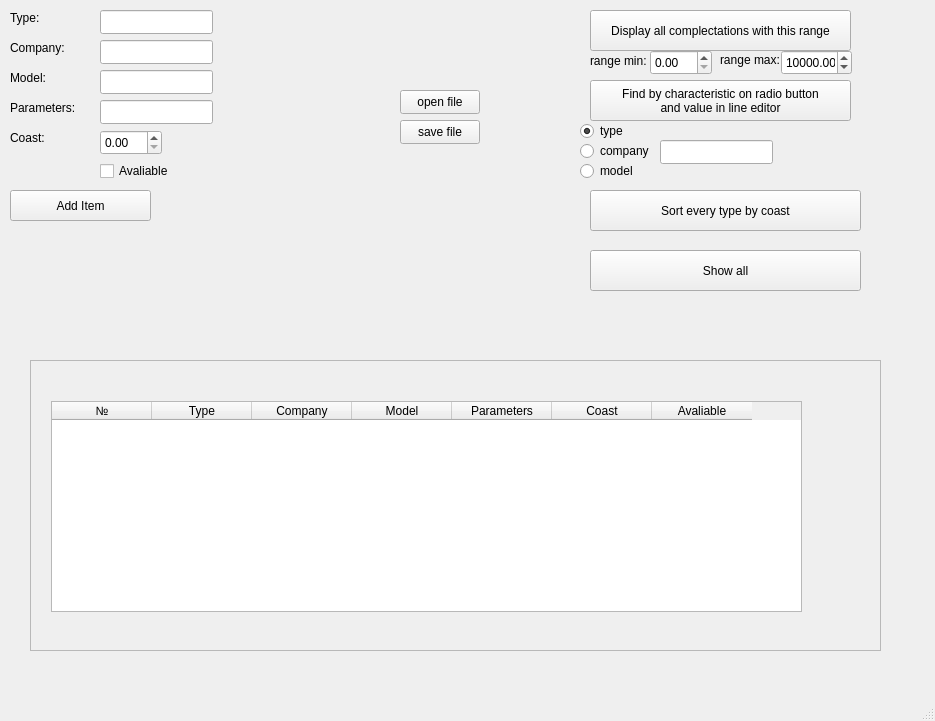
<?xml version="1.0" encoding="UTF-8"?>
<ui version="4.0">
 <class>MainWindow</class>
 <widget class="QMainWindow" name="MainWindow">
  <property name="geometry">
   <rect>
    <x>0</x>
    <y>0</y>
    <width>935</width>
    <height>721</height>
   </rect>
  </property>
  <property name="windowTitle">
   <string>MainWindow</string>
  </property>
  <widget class="QWidget" name="centralwidget">
   <widget class="QPushButton" name="pushButton_open">
    <property name="geometry">
     <rect>
      <x>400</x>
      <y>90</y>
      <width>80</width>
      <height>24</height>
     </rect>
    </property>
    <property name="text">
     <string>open file</string>
    </property>
   </widget>
   <widget class="QPushButton" name="pushButton_save">
    <property name="geometry">
     <rect>
      <x>400</x>
      <y>120</y>
      <width>80</width>
      <height>24</height>
     </rect>
    </property>
    <property name="text">
     <string>save file</string>
    </property>
   </widget>
   <widget class="QLabel" name="label_5">
    <property name="geometry">
     <rect>
      <x>10</x>
      <y>10</y>
      <width>49</width>
      <height>16</height>
     </rect>
    </property>
    <property name="text">
     <string>Type:</string>
    </property>
   </widget>
   <widget class="QLabel" name="label_6">
    <property name="geometry">
     <rect>
      <x>10</x>
      <y>40</y>
      <width>61</width>
      <height>16</height>
     </rect>
    </property>
    <property name="text">
     <string>Company:</string>
    </property>
   </widget>
   <widget class="QLabel" name="label_7">
    <property name="geometry">
     <rect>
      <x>10</x>
      <y>70</y>
      <width>49</width>
      <height>16</height>
     </rect>
    </property>
    <property name="text">
     <string>Model:</string>
    </property>
   </widget>
   <widget class="QPushButton" name="pushButton_Add">
    <property name="geometry">
     <rect>
      <x>10</x>
      <y>190</y>
      <width>141</width>
      <height>31</height>
     </rect>
    </property>
    <property name="text">
     <string>Add Item</string>
    </property>
   </widget>
   <widget class="QPushButton" name="pushButton_display">
    <property name="geometry">
     <rect>
      <x>590</x>
      <y>10</y>
      <width>261</width>
      <height>41</height>
     </rect>
    </property>
    <property name="text">
     <string>Display all complectations with this range</string>
    </property>
   </widget>
   <widget class="QDoubleSpinBox" name="doubleSpinBox_min">
    <property name="geometry">
     <rect>
      <x>650</x>
      <y>50</y>
      <width>62</width>
      <height>25</height>
     </rect>
    </property>
   </widget>
   <widget class="QDoubleSpinBox" name="doubleSpinBox_max">
    <property name="geometry">
     <rect>
      <x>781</x>
      <y>50</y>
      <width>71</width>
      <height>25</height>
     </rect>
    </property>
    <property name="maximum">
     <double>100000.000000000000000</double>
    </property>
    <property name="value">
     <double>10000.000000000000000</double>
    </property>
   </widget>
   <widget class="QLabel" name="label">
    <property name="geometry">
     <rect>
      <x>590</x>
      <y>50</y>
      <width>61</width>
      <height>21</height>
     </rect>
    </property>
    <property name="text">
     <string>range min:</string>
    </property>
   </widget>
   <widget class="QLabel" name="label_2">
    <property name="geometry">
     <rect>
      <x>720</x>
      <y>50</y>
      <width>61</width>
      <height>20</height>
     </rect>
    </property>
    <property name="text">
     <string>range max:</string>
    </property>
   </widget>
   <widget class="QPushButton" name="pushButton_search">
    <property name="geometry">
     <rect>
      <x>590</x>
      <y>80</y>
      <width>261</width>
      <height>41</height>
     </rect>
    </property>
    <property name="text">
     <string>Find by characteristic on radio button
and value in line editor</string>
    </property>
   </widget>
   <widget class="QPushButton" name="pushButton_sort">
    <property name="geometry">
     <rect>
      <x>590</x>
      <y>190</y>
      <width>271</width>
      <height>41</height>
     </rect>
    </property>
    <property name="text">
     <string>Sort every type by coast</string>
    </property>
   </widget>
   <widget class="QRadioButton" name="radioButton_type">
    <property name="geometry">
     <rect>
      <x>580</x>
      <y>120</y>
      <width>91</width>
      <height>22</height>
     </rect>
    </property>
    <property name="text">
     <string>type</string>
    </property>
    <property name="checked">
     <bool>true</bool>
    </property>
   </widget>
   <widget class="QRadioButton" name="radioButton_company">
    <property name="geometry">
     <rect>
      <x>580</x>
      <y>140</y>
      <width>91</width>
      <height>22</height>
     </rect>
    </property>
    <property name="text">
     <string>company</string>
    </property>
   </widget>
   <widget class="QRadioButton" name="radioButton_model">
    <property name="geometry">
     <rect>
      <x>580</x>
      <y>160</y>
      <width>91</width>
      <height>22</height>
     </rect>
    </property>
    <property name="text">
     <string>model</string>
    </property>
   </widget>
   <widget class="QLineEdit" name="lineEdit_search">
    <property name="geometry">
     <rect>
      <x>660</x>
      <y>140</y>
      <width>113</width>
      <height>24</height>
     </rect>
    </property>
   </widget>
   <widget class="QLabel" name="label_8">
    <property name="geometry">
     <rect>
      <x>10</x>
      <y>100</y>
      <width>71</width>
      <height>16</height>
     </rect>
    </property>
    <property name="text">
     <string>Parameters:</string>
    </property>
   </widget>
   <widget class="QLabel" name="label_9">
    <property name="geometry">
     <rect>
      <x>10</x>
      <y>130</y>
      <width>71</width>
      <height>16</height>
     </rect>
    </property>
    <property name="text">
     <string>Coast:</string>
    </property>
   </widget>
   <widget class="QLineEdit" name="lineEdit_type">
    <property name="geometry">
     <rect>
      <x>100</x>
      <y>10</y>
      <width>113</width>
      <height>24</height>
     </rect>
    </property>
   </widget>
   <widget class="QLineEdit" name="lineEdit_company">
    <property name="geometry">
     <rect>
      <x>100</x>
      <y>40</y>
      <width>113</width>
      <height>24</height>
     </rect>
    </property>
   </widget>
   <widget class="QLineEdit" name="lineEdit_model">
    <property name="geometry">
     <rect>
      <x>100</x>
      <y>70</y>
      <width>113</width>
      <height>24</height>
     </rect>
    </property>
   </widget>
   <widget class="QLineEdit" name="lineEdit_param">
    <property name="geometry">
     <rect>
      <x>100</x>
      <y>100</y>
      <width>113</width>
      <height>24</height>
     </rect>
    </property>
   </widget>
   <widget class="QCheckBox" name="checkBox_ava">
    <property name="geometry">
     <rect>
      <x>100</x>
      <y>160</y>
      <width>77</width>
      <height>22</height>
     </rect>
    </property>
    <property name="text">
     <string>Avaliable</string>
    </property>
   </widget>
   <widget class="QDoubleSpinBox" name="doubleSpinBox_coast">
    <property name="geometry">
     <rect>
      <x>100</x>
      <y>130</y>
      <width>62</width>
      <height>25</height>
     </rect>
    </property>
    <property name="maximum">
     <double>99999999.989999994635582</double>
    </property>
   </widget>
   <widget class="QPushButton" name="pushButton_showAll">
    <property name="geometry">
     <rect>
      <x>590</x>
      <y>250</y>
      <width>271</width>
      <height>41</height>
     </rect>
    </property>
    <property name="text">
     <string>Show all</string>
    </property>
   </widget>
   <widget class="QScrollArea" name="scrollArea">
    <property name="geometry">
     <rect>
      <x>30</x>
      <y>360</y>
      <width>851</width>
      <height>291</height>
     </rect>
    </property>
    <property name="verticalScrollBarPolicy">
     <enum>Qt::ScrollBarAsNeeded</enum>
    </property>
    <property name="horizontalScrollBarPolicy">
     <enum>Qt::ScrollBarAlwaysOff</enum>
    </property>
    <property name="widgetResizable">
     <bool>true</bool>
    </property>
    <widget class="QWidget" name="scrollAreaWidgetContents_2">
     <property name="geometry">
      <rect>
       <x>0</x>
       <y>0</y>
       <width>849</width>
       <height>289</height>
      </rect>
     </property>
     <widget class="QTableWidget" name="tableWidget">
      <property name="geometry">
       <rect>
        <x>20</x>
        <y>40</y>
        <width>751</width>
        <height>211</height>
       </rect>
      </property>
      <column>
       <property name="text">
        <string>№</string>
       </property>
      </column>
      <column>
       <property name="text">
        <string>Type</string>
       </property>
      </column>
      <column>
       <property name="text">
        <string>Company</string>
       </property>
      </column>
      <column>
       <property name="text">
        <string>Model</string>
       </property>
      </column>
      <column>
       <property name="text">
        <string>Parameters</string>
       </property>
      </column>
      <column>
       <property name="text">
        <string>Coast</string>
       </property>
      </column>
      <column>
       <property name="text">
        <string>Avaliable</string>
       </property>
      </column>
     </widget>
    </widget>
   </widget>
  </widget>
  <widget class="QMenuBar" name="menubar">
   <property name="geometry">
    <rect>
     <x>0</x>
     <y>0</y>
     <width>935</width>
     <height>21</height>
    </rect>
   </property>
  </widget>
  <widget class="QStatusBar" name="statusbar"/>
 </widget>
 <resources/>
 <connections/>
</ui>
